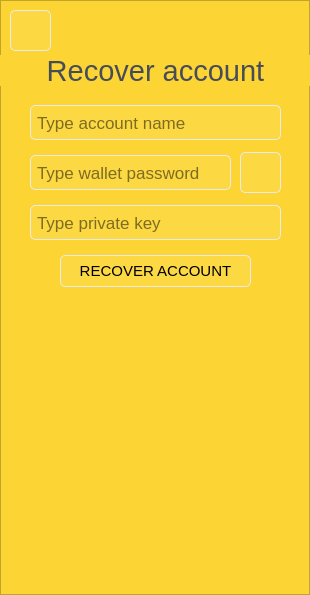
<?xml version="1.0" encoding="UTF-8"?>
<ui version="4.0">
 <class>PageRecoverAccount</class>
 <widget class="QWidget" name="PageRecoverAccount">
  <property name="geometry">
   <rect>
    <x>0</x>
    <y>0</y>
    <width>310</width>
    <height>595</height>
   </rect>
  </property>
  <property name="windowTitle">
   <string>Form</string>
  </property>
  <property name="styleSheet">
   <string notr="true">background: #FCD535</string>
  </property>
  <widget class="QFrame" name="RecoverAccountFrame">
   <property name="geometry">
    <rect>
     <x>0</x>
     <y>0</y>
     <width>310</width>
     <height>595</height>
    </rect>
   </property>
   <property name="frameShape">
    <enum>QFrame::StyledPanel</enum>
   </property>
   <property name="frameShadow">
    <enum>QFrame::Raised</enum>
   </property>
   <widget class="QPushButton" name="showHidePushButton">
    <property name="geometry">
     <rect>
      <x>240</x>
      <y>152</y>
      <width>41</width>
      <height>41</height>
     </rect>
    </property>
    <property name="tabletTracking">
     <bool>true</bool>
    </property>
    <property name="focusPolicy">
     <enum>Qt::NoFocus</enum>
    </property>
    <property name="styleSheet">
     <string notr="true">QPushButton {
	border-style: solid;
	background-color: rgba(255, 255, 255, 16);
	border-radius: 5px;
	border-width: 1px;
	border-color: rgb(235, 235, 235);
	color: black;
}
QPushButton:hover {
    background-color: rgba(255, 255, 255, 64);
}

QPushButton:pressed {
    background-color: rgba(255, 255, 255, 128);
}</string>
    </property>
    <property name="text">
     <string/>
    </property>
    <property name="icon">
     <iconset resource="../../res.qrc">
      <normaloff>:/res/ic/res/ic/passwordHidden.png</normaloff>:/res/ic/res/ic/passwordHidden.png</iconset>
    </property>
    <property name="iconSize">
     <size>
      <width>24</width>
      <height>24</height>
     </size>
    </property>
   </widget>
   <widget class="QLineEdit" name="accountNameLineEdit">
    <property name="geometry">
     <rect>
      <x>30</x>
      <y>105</y>
      <width>251</width>
      <height>35</height>
     </rect>
    </property>
    <property name="font">
     <font>
      <pointsize>13</pointsize>
     </font>
    </property>
    <property name="tabletTracking">
     <bool>true</bool>
    </property>
    <property name="styleSheet">
     <string notr="true">QLineEdit {
	border-style: solid;
	background-color: rgba(255, 255, 255, 16);
	border-radius: 5px;
	border-width: 1px;
	border-color: rgb(235, 235, 235);
	color: black;
    padding-left: 4px;
    padding-right: 4px;	
}
QLineEdit[text=&quot;&quot;]{ 
	color:gray;
 }
</string>
    </property>
    <property name="inputMethodHints">
     <set>Qt::ImhLatinOnly|Qt::ImhNoAutoUppercase|Qt::ImhSensitiveData</set>
    </property>
    <property name="placeholderText">
     <string>Type account name</string>
    </property>
    <property name="clearButtonEnabled">
     <bool>true</bool>
    </property>
   </widget>
   <widget class="QPushButton" name="backPushButton">
    <property name="geometry">
     <rect>
      <x>10</x>
      <y>10</y>
      <width>41</width>
      <height>41</height>
     </rect>
    </property>
    <property name="mouseTracking">
     <bool>true</bool>
    </property>
    <property name="tabletTracking">
     <bool>true</bool>
    </property>
    <property name="focusPolicy">
     <enum>Qt::NoFocus</enum>
    </property>
    <property name="styleSheet">
     <string notr="true">QPushButton {
	border-style: solid;
	background-color: rgba(255, 255, 255, 16);
	border-radius: 5px;
	border-width: 1px;
	border-color: rgb(235, 235, 235);
	color: black;
}
QPushButton:hover {
    background-color: rgba(255, 255, 255, 64);
}

QPushButton:pressed {
    background-color: rgba(255, 255, 255, 128);
}</string>
    </property>
    <property name="text">
     <string/>
    </property>
    <property name="icon">
     <iconset resource="../../res.qrc">
      <normaloff>:/res/ic/res/ic/arowLeft.png</normaloff>:/res/ic/res/ic/arowLeft.png</iconset>
    </property>
    <property name="iconSize">
     <size>
      <width>16</width>
      <height>16</height>
     </size>
    </property>
   </widget>
   <widget class="QLineEdit" name="walletPasswordLineEdit">
    <property name="geometry">
     <rect>
      <x>30</x>
      <y>155</y>
      <width>201</width>
      <height>35</height>
     </rect>
    </property>
    <property name="font">
     <font>
      <pointsize>13</pointsize>
     </font>
    </property>
    <property name="tabletTracking">
     <bool>true</bool>
    </property>
    <property name="styleSheet">
     <string notr="true">QLineEdit {
	border-style: solid;
	background-color: rgba(255, 255, 255, 16);
	border-radius: 5px;
	border-width: 1px;
	border-color: rgb(235, 235, 235);
	color: black;
    padding-left: 4px;
    padding-right: 4px;	
}
QLineEdit[text=&quot;&quot;]{ 
	color:gray;
 }
</string>
    </property>
    <property name="inputMask">
     <string/>
    </property>
    <property name="echoMode">
     <enum>QLineEdit::Password</enum>
    </property>
    <property name="placeholderText">
     <string>Type wallet password</string>
    </property>
    <property name="clearButtonEnabled">
     <bool>true</bool>
    </property>
   </widget>
   <widget class="QLabel" name="headerLabel">
    <property name="geometry">
     <rect>
      <x>0</x>
      <y>55</y>
      <width>311</width>
      <height>31</height>
     </rect>
    </property>
    <property name="font">
     <font>
      <pointsize>22</pointsize>
     </font>
    </property>
    <property name="styleSheet">
     <string notr="true">QLabel {
background-color: #FCD535;
color: #474D57;
}</string>
    </property>
    <property name="text">
     <string>Recover account</string>
    </property>
    <property name="alignment">
     <set>Qt::AlignCenter</set>
    </property>
   </widget>
   <widget class="QPushButton" name="recoverAccountPushButton">
    <property name="geometry">
     <rect>
      <x>60</x>
      <y>255</y>
      <width>191</width>
      <height>32</height>
     </rect>
    </property>
    <property name="font">
     <font>
      <pointsize>11</pointsize>
     </font>
    </property>
    <property name="tabletTracking">
     <bool>true</bool>
    </property>
    <property name="focusPolicy">
     <enum>Qt::NoFocus</enum>
    </property>
    <property name="styleSheet">
     <string notr="true">QPushButton {
	border-style: solid;
	background-color: rgba(255, 255, 255, 16);
	border-radius: 5px;
	border-width: 1px;
	border-color: rgb(235, 235, 235);
	color: black;
}
QPushButton:hover {
    background-color: rgba(255, 255, 255, 64);
}

QPushButton:pressed {
    background-color: rgba(255, 255, 255, 128);
}</string>
    </property>
    <property name="text">
     <string>RECOVER ACCOUNT</string>
    </property>
   </widget>
   <widget class="QLineEdit" name="privateKeyLineEdit">
    <property name="geometry">
     <rect>
      <x>30</x>
      <y>205</y>
      <width>251</width>
      <height>35</height>
     </rect>
    </property>
    <property name="font">
     <font>
      <pointsize>13</pointsize>
     </font>
    </property>
    <property name="tabletTracking">
     <bool>true</bool>
    </property>
    <property name="styleSheet">
     <string notr="true">QLineEdit {
	border-style: solid;
	background-color: rgba(255, 255, 255, 16);
	border-radius: 5px;
	border-width: 1px;
	border-color: rgb(235, 235, 235);
	color: black;
    padding-left: 4px;
    padding-right: 4px;	
}
QLineEdit[text=&quot;&quot;]{ 
	color:gray;
 }
</string>
    </property>
    <property name="inputMethodHints">
     <set>Qt::ImhNoPredictiveText|Qt::ImhSensitiveData</set>
    </property>
    <property name="placeholderText">
     <string>Type private key</string>
    </property>
    <property name="clearButtonEnabled">
     <bool>true</bool>
    </property>
   </widget>
  </widget>
 </widget>
 <resources>
  <include location="../../res.qrc"/>
 </resources>
 <connections/>
</ui>
